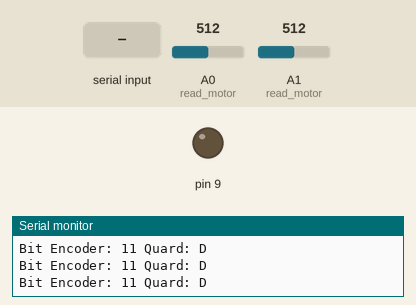
Recording of a sketch running on a simulated Arduino Uno, built with avr-gcc and run on an emulated ATmega328P. On the bench: output pins drawn as LEDs (lit = HIGH), the last lines printed to the serial monitor. Dashed ring = blinking. The test bench sets the inputs (shaded band); at power-on: A0 (read_motor) = 512, A1 (read_motor) = 512.

Above: at 1.2 s.
1.3 s: A0 (read_motor) set to 690
3.2 s: A0 (read_motor) set to 716
At 4.06 s:
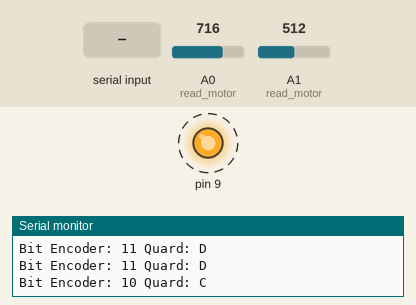
6.2 s: A1 (read_motor) set to 685
9.2 s: A1 (read_motor) set to 707
12.2 s: "A" received over Serial
At 13.1 s:
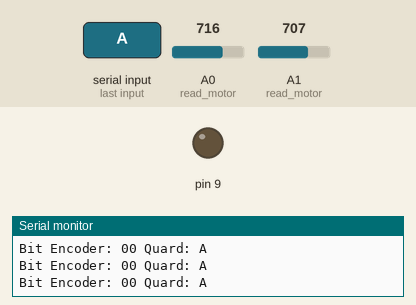
13.7 s: "B" received over Serial
At 14.4 s:
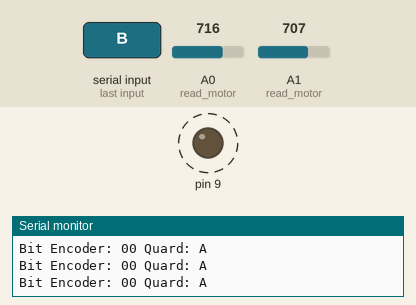
Timing chart, 0 to 17.7 s (numbered marks = the images above; inputs shaded):
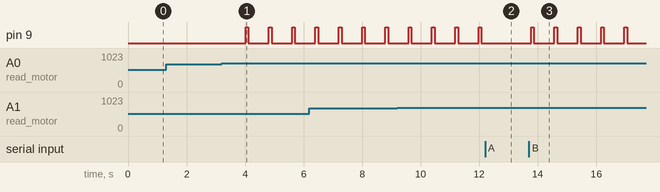

The sketch:

atuador.ino
```cpp
char CS;
char POS;
char read_motor() {
  int valores_01 = analogRead(A0);
  int valores_02 = analogRead(A1);
  int pros_0 = 0;
  int pros_1 = 0;
  //Serial.print("Valores = ");
  //Serial.print(valores_01);
  //Serial.print(" ");
  //Serial.println(valores_02);
  //Serial.print("Location = ");
  Serial.print("Bit Encoder: ");
  if (valores_02 < 700) {
    Serial.print(1);
    pros_1 = 1;
  }
  else {
    Serial.print(0);
    pros_1 = 0;
  }
  if (valores_01 < 700)
  {
    Serial.print(1);
    pros_0 = 1;
  }
  else {
    Serial.print(0);
    pros_0 = 0;
  }
  if ((pros_0 == 0) && (pros_1 == 0)) {
    Serial.print(" Quard: ");
    Serial.println('A');
    return 'A';
  }
  if ((pros_0 == 1) && (pros_1 == 0)) {
    Serial.print(" Quard: ");
    Serial.println('B');
    return 'B';
  }
  if ((pros_0 == 0) && (pros_1 == 1)) {
    Serial.print(" Quard: ");
    Serial.println('C');
    return 'C';
  }
  if ((pros_0 == 1) && (pros_1 == 1)) {
    Serial.print(" Quard: ");
    Serial.println('D');
    return 'D';
  }
}

char rodar(char p) {
  digitalWrite(9, 1);
  delay(95);
  digitalWrite(9, 0);
  delay(200);
  p = read_motor();

  return p;

}

void setup() {
  Serial.begin(9600);
  pinMode(9, OUTPUT);
  CS = read_motor();
  POS = read_motor();
}
void loop() {
  char p;
  CS = read_motor();
  delay(500);
  if (Serial.available() > 0) {
    p = Serial.read();
    if (p == 'A' || p == 'B' || p == 'C' || p == 'D'){
      POS = p;
    }
  }
  if (CS != POS){
    CS = rodar(CS);
  }
  //Serial.println(POS);
  //Serial.println(CS);
}
```

Measured:
- the behaviour switches between 699 and 700 on A0 (read_motor) (found by bisection; images 0 and 1)
- after the input at 3.2 s, pin 9: alternates HIGH for 0.10 s and LOW for 0.70 s, starting after 0.82 s
- after the input at 12.2 s, pin 9: stops changing and stays LOW
- after the input at 13.7 s, pin 9: alternates HIGH for 0.10 s and LOW for 0.70 s, starting after 0.08 s
